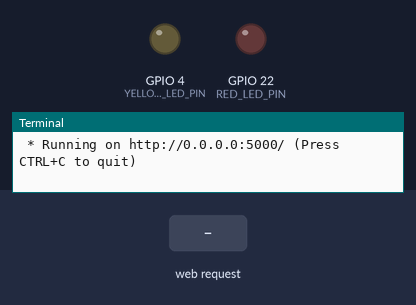
The program below on a simulated Raspberry Pi (BCM pin numbers). Shown: output pins drawn as LEDs (lit = HIGH), the last lines printed to the terminal. The test bench sets the inputs (shaded band). The clock reads 2024-03-15 10:24:30 at power-on unless the program sets it.

Above: at 1.2 s.
1.3 s: HTTP request for /led/redon received
At 1.9 s:
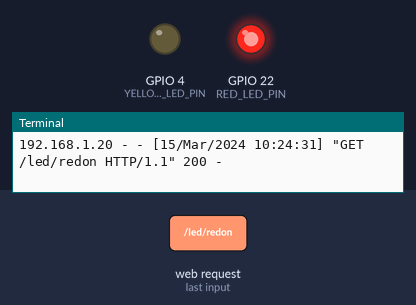
2.8 s: HTTP request for /led/yellowon received
At 4.0 s:
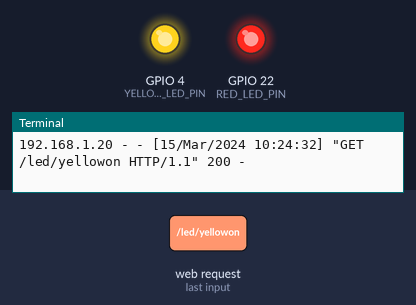
4.3 s: HTTP request for /led/redoff received
At 5.3 s:
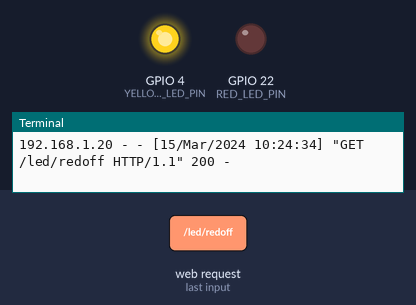
Timing chart, 0 to 7.3 s (numbered marks = the images above; inputs shaded):
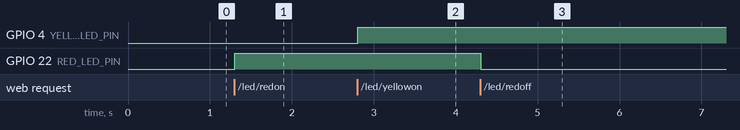

The program:

flask_led_task2.py
```python
from flask import Flask, render_template
import RPi.GPIO as GPIO

RED_LED_PIN = 22
YELLOW_LED_PIN = 4
GPIO.setmode(GPIO.BCM) # GPIO.BCM or GPIO.BOARD
GPIO.setup(RED_LED_PIN, GPIO.OUT)
GPIO.setup(YELLOW_LED_PIN, GPIO.OUT)

app = Flask(__name__)

@app.route("/")
def home():
  return render_template("led2.html")

@app.route("/led/<op>")
def led_op(op):
  if op == "redon":
    GPIO.output(RED_LED_PIN, 1)
    return "RED LED ON"

  elif op == "redoff":
    GPIO.output(RED_LED_PIN, 0)
    return "RED LED OFF"

  elif op == "yellowon":
    GPIO.output(YELLOW_LED_PIN, 1)
    return "YELLOW LED ON"

  elif op == "yellowoff":
    GPIO.output(YELLOW_LED_PIN, 0)
    return "YELLOW LED OFF"

  else:
    return "ERROR"

#터미널에서 직접 실행시킨 경우
if __name__ == "__main__":
  try:
    app.run(host="0.0.0.0")
  finally:
    GPIO.cleanup()
```

Measured:
- after the input at 1.3 s, GPIO 22 (RED_LED_PIN): LOW → HIGH at once
- after the input at 2.8 s, GPIO 4 (YELLOW_LED_PIN): LOW → HIGH at once
- after the input at 4.3 s, GPIO 22 (RED_LED_PIN): HIGH → LOW at once
